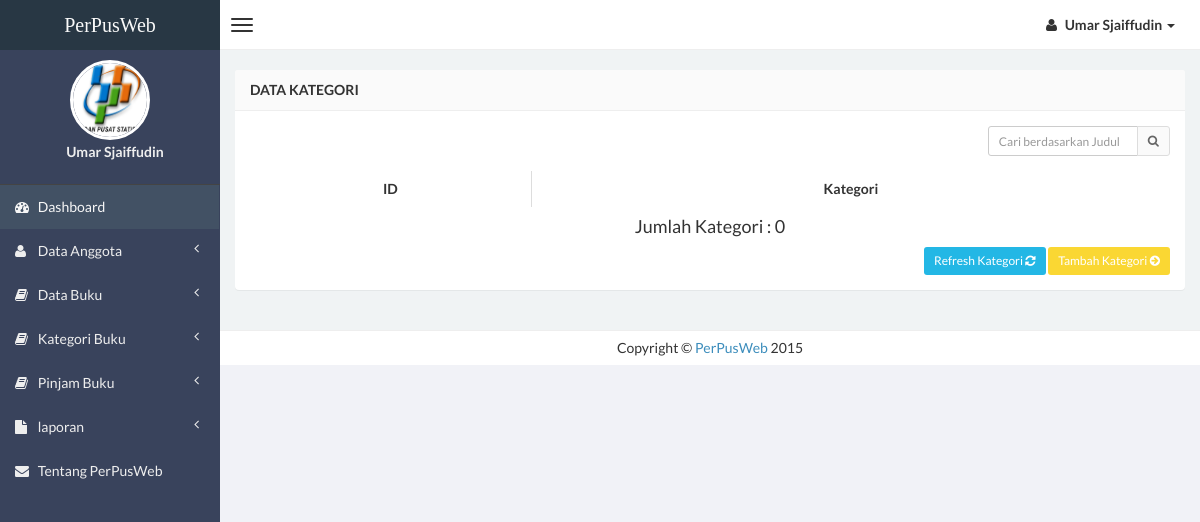
Page /admin/kategori.php (signed in) on the earlier database version.
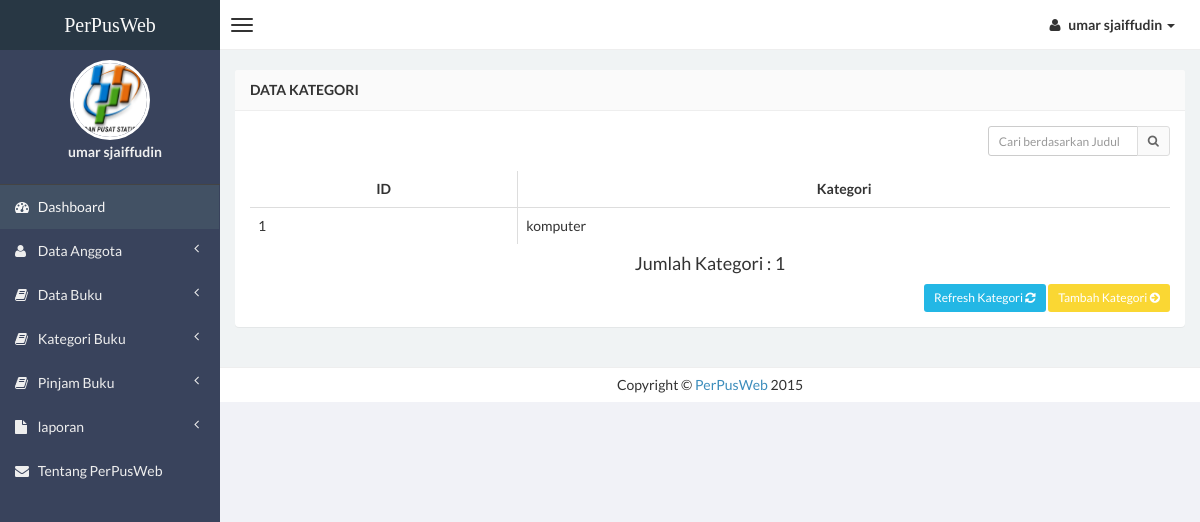
Same page on the later database version.
### tables this page shows
CREATE TABLE `kategori_buku` (
  `id` int(11) NOT NULL AUTO_INCREMENT,
  `name` varchar(255) NOT NULL,
  PRIMARY KEY (`id`)
);

### admin/kategori.php (the view, shortened to what the changed rows need)
<?php include_once "layouts/header.php"; ?>
                <section class="content">
                    <div class="row">
                        <div class="col-xs-12">
                            <div class="panel">
                                <div class="panel-body table-responsive">
                                    <?php
                                        $query1="select * from kategori_buku";
                                        $tampil=mysqli_query($conn, $query1) or die(mysql_error());
                                    ?>
                                    <table id="example" class="table table-hover table-bordered">
                                      <thead>
                                          <tr>
                                            <th><center>ID </center></th>
                                            <th><center>Kategori </center></th>
                                          </tr>
                                      </thead>
                                      <tbody>
                                     <?php
                                     while($data=mysqli_fetch_array($tampil)){
                                     ?>
                                        <tr>
                                        <td><?php echo $data['id']; ?></td>
                                        <td><?php echo $data['name']; ?></td>
                                        </tr>
                                        <?php
                                          }
                                        ?>
                                      </tbody>
                                    </table>
                                  <?php
                                  $tampil   =mysqli_query($conn, "select * from kategori_buku order by id");
                                  $kategori =mysqli_num_rows($tampil);
                                  ?>
                                <center><h4>Jumlah Kategori : <?php echo $kategori; ?></h4> </center>
                                </div>
                            </div>
                        </div>
                    </div>
                </section>
       <?php include_once "layouts/footer.php"; ?>

### admin/layouts/header.php (shortened to what the changed rows need)
<!DOCTYPE html>
<html>
<head>
    <link href="../css/bootstrap.min.css" rel="stylesheet" type="text/css" />
    <link href="../css/font-awesome.min.css" rel="stylesheet" type="text/css" />
    <link href="../css/ionicons.min.css" rel="stylesheet" type="text/css" />
    <link href="../css/morris/morris.css" rel="stylesheet" type="text/css" />
    <link href="../css/jvectormap/jquery-jvectormap-1.2.2.css" rel="stylesheet" type="text/css" />
    <link href="../css/datepicker/datepicker3.css" rel="stylesheet" type="text/css" />
    <link href="../css/daterangepicker/daterangepicker-bs3.css" rel="stylesheet" type="text/css" />
    <link href="../css/iCheck/all.css" rel="stylesheet" type="text/css" />
    <link href="../css/style.css" rel="stylesheet" type="text/css" />
      </head>
      <body class="skin-black">
        <header class="header">
            <nav class="navbar navbar-static-top" role="navigation">
                <div class="navbar-right">
                    <ul class="nav navbar-nav">
                        <li class="dropdown user user-menu">
                            <a href="#" class="dropdown-toggle" data-toggle="dropdown">
                                <i class="fa fa-user"></i>
                                <span><?php echo $_SESSION['fullname']; ?> <i class="caret"></i></span>
                            </a>
                                </li>
                            </ul>
                        </div>
                    </nav>
                </header>
                <div class="wrapper row-offcanvas row-offcanvas-left">
                    <aside class="left-side sidebar-offcanvas">
                        <section class="sidebar">
                            <div class="user-panel">
                                <div class="info">
                                    <center><p><?php echo $_SESSION['fullname']; ?></p></center>
                                </div>
                            </div>
                        </section>
                    </aside>
                    <aside class="right-side">

Differences in the rows shown:
added kategori_buku: id "1", name "komputer"
Other differences:
$_SESSION['fullname']: "Umar Sjaiffudin" → "umar sjaiffudin"
$kategori: "0" → "1"
